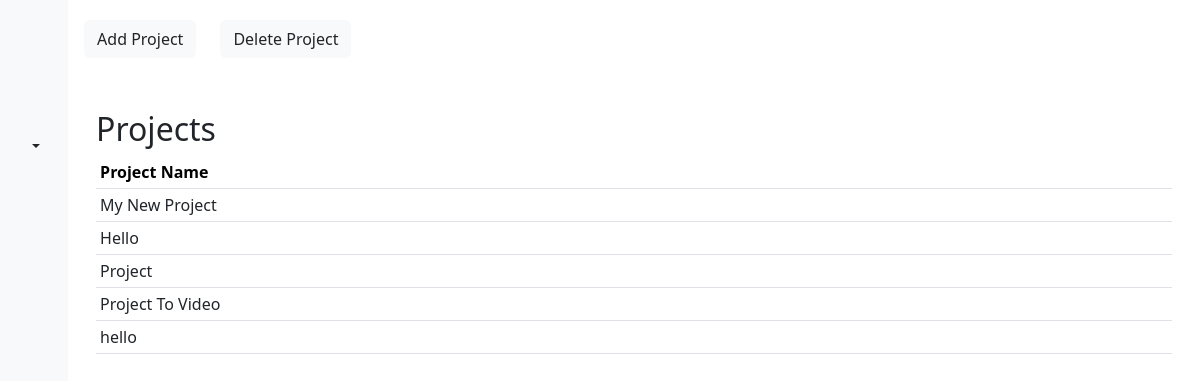
Page /projects on the earlier database version.
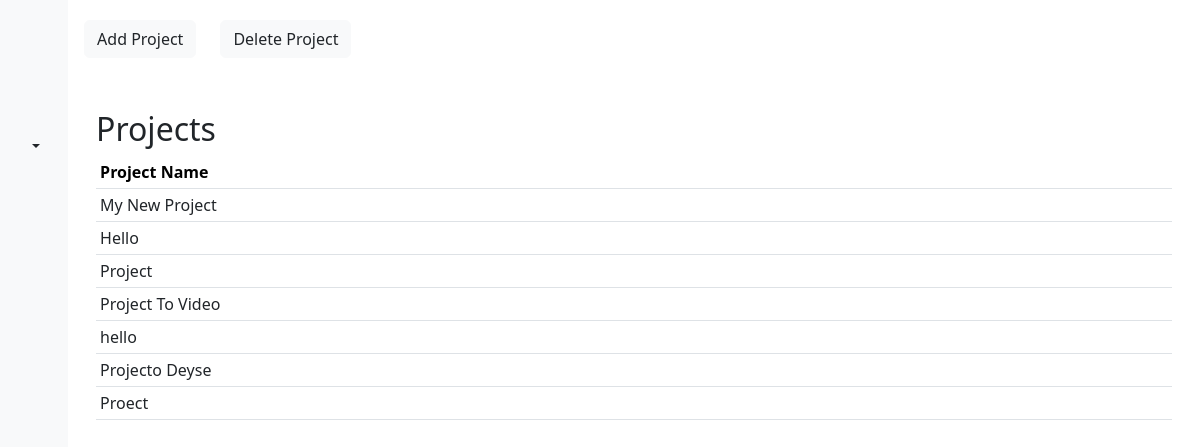
Same page on the later database version.
### core/models.py (models this page shows, shortened)
class Project(models.Model):
    name = models.TextField()
    description = models.TextField(null=True, blank=True)
    create_at = models.DateTimeField(auto_now_add=True)
    responsible_user = models.ForeignKey(User, related_name='assigned_project', on_delete=models.SET_NULL, null=True, blank=True, limit_choices_to={'groups__name': 'analista'})

### core/views.py (the view)
# urls.py: path('projects', projects, name='projects'),
def projects(request):
    projects = Project.objects.all()
    msg = ''
    if not projects:
        msg = 'There are 0 projects at this moment.'
    context = {
        'project_list': projects,
        'message': msg
    }
    return render(request, 'core/admin/projects.html', context)

### core/templates/core/admin/projects.html (shortened to what this page needs)
{% load static %}
<!DOCTYPE html>
<html lang="en">
  <head>
    <link rel="stylesheet" href="{% static '' %}" />
    <link
      href="https://cdn.jsdelivr.net/npm/bootstrap@5.3.3/dist/css/bootstrap.min.css"
      rel="stylesheet"
    />
  </head>
  <body>
    <div class="container-fluid">
      <div class="row">
        <div class="col-sm-auto bg-light sticky-top">
          <div
            class="d-flex flex-sm-column flex-row flex-nowrap bg-light align-items-center sticky-top"
          >
            <a
              href=""
              class="d-block p-3 link-dark text-decoration-none"
              title=""
              data-bs-toggle="tooltip"
              data-bs-placement="right"
              data-bs-original-title="Icon-only"
            >
            </a>
            <ul
              class="nav nav-pills nav-flush flex-sm-column flex-row flex-nowrap mb-auto mx-auto text-center align-items-center"
            >
              <li class="nav-item">
                <a
                  href="{% url 'adminwindow' %}"
                  class="nav-link py-3 px-2"
                  title=""
                  data-bs-toggle="tooltip"
                  data-bs-placement="right"
                  data-bs-original-title="Home"
                >
                </a>
              </li>
              <li>
                <a
                  href="{% url 'projects' %}"
                  class="nav-link py-3 px-2"
                  title=""
                  data-bs-toggle="tooltip"
                  data-bs-placement="right"
                  data-bs-original-title="Projects"
                >
                </a>
              </li>
              <li>
                <a
                  href="{% url 'users' %}"
                  class="nav-link py-3 px-2"
                  title=""
                  data-bs-toggle="tooltip"
                  data-bs-placement="right"
                  data-bs-original-title="Users"
                >
                </a>
              </li>
            </ul>
          </div>
          <div class="dropdown">
            <a
              href=""
              class="d-flex align-items-center justify-content-center p-3 link-dark text-decoration-none dropdown-toggle"
              id="dropdownUser3"
              data-bs-toggle="dropdown"
              aria-expanded="false"
            >
            </a>
          </div>
        </div>
        <div class="col-sm p-3 min-vh-100">
          <div class="row">
            <div class="col-sm-auto my-1">
              <button class="btn btn-light text-decoration-none">
                <a
                  href="{% url 'addproject' %}"
                  class="text-decoration-none text-dark"
                >
                  <span>Add Project</span>
                </a>
              </button>
            </div>
            <div class="col-sm-auto my-1">
              <button class="btn btn-light text-decoration-none">
                <a
                  href="{% url 'deleteprojectpanel' %}"
                  class="text-decoration-none text-dark"
                >
                  <span>Delete Project</span>
                </a>
              </button>
            </div>
          </div>
          <div class="container my-5">
            <h2>Projects</h2>
            <div class="table-reponsive">
              <table class="table table-hover table-sm">
                <thead>
                  <tr>
                    <th>Project Name</th>
                    <th></th>
                    <th></th>
                    <th></th>
                  </tr>
                </thead>
                <tbody>
                  {% for projects in project_list %}
                  <tr>
                    <td>
                      <a
                        href="{% url 'project' %}"
                        class="text-decoration-none text-dark"
                        >{{projects.name}}</a
                      >
                    </td>
                    <td></td>
                    <td></td>
                    <td></td>
                  </tr>
                  {% endfor %}
                </tbody>
              </table>
            </div>
          </div>
        </div>
      </div>
    </div>
  </body>
</html>

Differences in the rows shown:
added Project: name "Projecto Deyse"
added Project: name "Proect"
